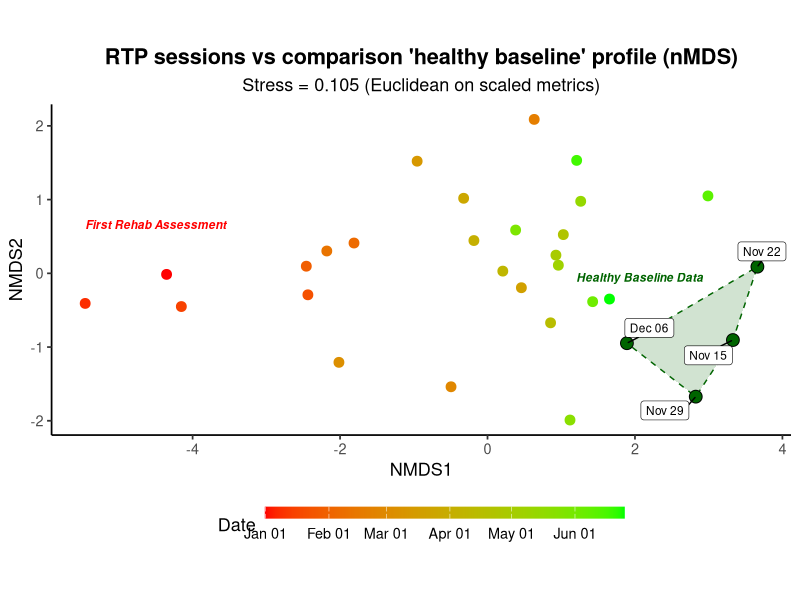
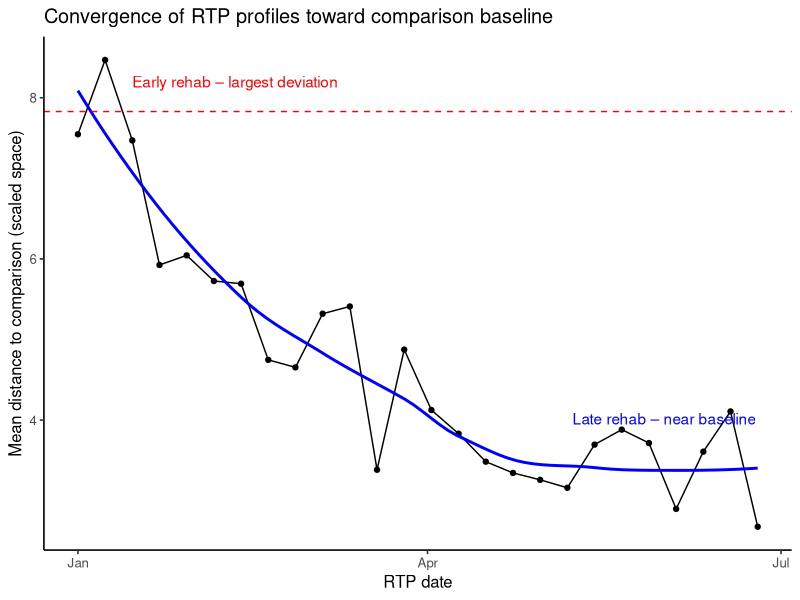
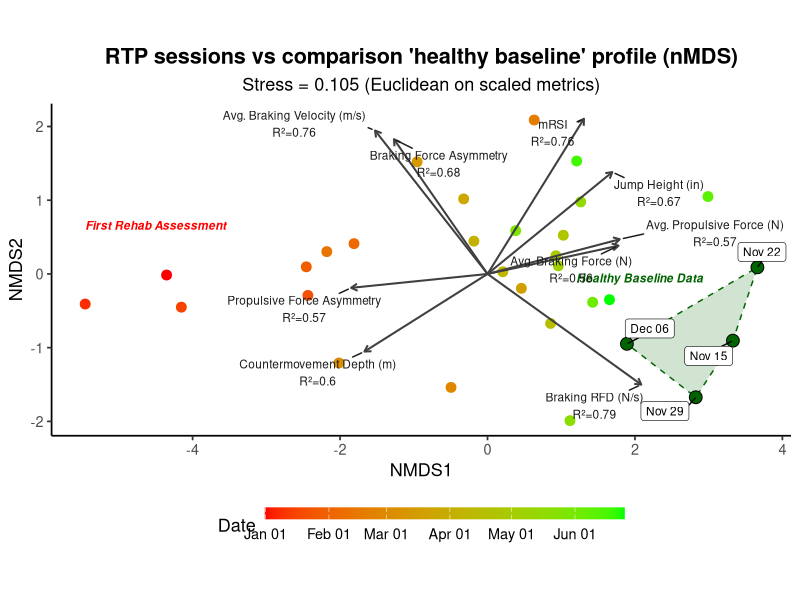

The R script that drew these images, in order:
## ---- chunk 1
knitr::opts_chunk$set(echo = TRUE)

# ---- Libraries ----
library(tidyverse)
library(lubridate)
library(vegan)        # metaMDS, envfit
library(ggrepel)
library(scales)

set.seed(123)

# ---- 0) Configuration / helpers ----

# Metrics of interest 
vars <- c(
  "Jump Height (in)", "mRSI", "Countermovement Depth (m)", 
  "Avg. Braking Velocity (m/s)", "Avg. Braking Force (N)", "Avg. Propulsive Force (N)", "Braking RFD (N/s)", "Braking Force Asymmetry", "Propulsive Force Asymmetry"
)

# Helper: safe parse D/M/Y or Y-M-D
parse_any_date <- function(x) lubridate::parse_date_time(x, orders = c("dmy","ymd")) %>% as.Date()

# Generic exponential approach-to-baseline with noise
# t = time in weeks from RTP start (0..~26), base = baseline mean,
# delta0 = starting offset from baseline at t=0 (positive or negative),
# hl = half-life (in weeks), sd = random noise sd (same unit as the metric)
decay_to_base <- function(t, base, delta0, hl, sd) {
  base + delta0 * (0.5)^(t / hl) + rnorm(length(t), 0, sd)
}

## ---- chunk 2

# ---- 1) Simulate comparison (pre-injury baseline) ----
athlete_id <- "Athlete A"

# Baseline "true" means and within-session SDs (ballpark/illustrative)
# Tune these if you want slightly different scales.
baseline <- tribble(
  ~metric,                            ~mean,   ~sd,
  "Jump Height (in)",                  22.0,    0.7,
  "mRSI",                               0.75,   0.05,
  "Countermovement Depth (m)",          0.30,   0.02,
  "Avg. Braking Velocity (m/s)",       -0.85,   0.06,
  "Avg. Braking Force (N)",          1900,     90,
  "Avg. Propulsive Force (N)",       2100,     95,
  "Braking RFD (N/s)",              12000,   1200,
  "Braking Force Asymmetry",            4.0,    1.5,   # % difference (L–R)
  "Propulsive Force Asymmetry",         3.0,    1.2
)

# 4 pre-injury comparison session
comp_dates <- seq(from = as.Date("2024-11-15"), by = "1 week", length.out = 4)

comp_all_clean <- map_dfr(comp_dates, function(d) {
  tibble(
    about = athlete_id,
    start_date = d
  ) %>%
    bind_cols(
      baseline %>%
        mutate(value = rnorm(n(), mean, sd)) %>%
        select(metric, value) %>%
        pivot_wider(names_from = metric, values_from = value)
    )
})
## ---- chunk 3

# ---- 2) Simulate RTP period (6 months) with different normalization speeds ----
# RTP weekly testing over ~26 weeks
rtp_dates <- seq(from = as.Date("2025-01-01"), by = "1 week", length.out = 26)
t_weeks   <- 0:(length(rtp_dates) - 1)

# Define starting deviations (delta0) and half-lives by metric
# EARLY normalizers: shorter half-lives (2.5–3 wks)
# LATE  normalizers: longer  half-lives (12–16 wks)

cfg <- tribble(
  ~metric,                           ~delta0, ~half_life_weeks, ~noise_sd,
  # Early (fast convergence)
  "Jump Height (in)",                  -3.0,        3,             0.7,
  "Avg. Propulsive Force (N)",        -350,         3,           105,
  
  # Late (slow convergence)
  "Avg. Braking Velocity (m/s)",        0.25,      12,            0.06,  
  "Countermovement Depth (m)",          0.06,      12,            0.02, 
  "Braking RFD (N/s)",               -7000,       12,          1200,    
  "Braking Force Asymmetry",            8.0,       16,            1.5,    
  
  # Moderate 
  "mRSI",                              -0.12,       6,            0.05,
  "Avg. Braking Force (N)",           -250,         6,           100,
  "Propulsive Force Asymmetry",         3.5,         8,            1.2
)


# Build RTP table by applying decay_to_base metric-by-metric
rtp_mat <- baseline %>%
  left_join(cfg, by = "metric") %>%
  mutate(
    # impose a soft floor so Braking Force Asymmetry ends a bit > baseline
    # via long half-lif
    lift_tail = if_else(metric == "Braking Force Asymmetry", 1.2, 0),  # ~+1.2% at end
    traj = pmap(
      list(mean, delta0, half_life_weeks, sd, lift_tail),
      function(m0, d0, hl, s, lt) {
        decay_to_base(t_weeks, base = m0, delta0 = d0, hl = hl, sd = s) +
          lt * (t_weeks / max(t_weeks))  # small linear tail-lift if applicable
      }
    )
  )

rtp_all_clean <- tibble(
  about = athlete_id,
  start_date = rtp_dates
)

for (i in seq_len(nrow(baseline))) {
  nm <- baseline$metric[i]
  rtp_all_clean[[nm]] <- rtp_mat$traj[[i]]
}

# Align names with objects
cmj_all_clean  <- rtp_all_clean
comp_all_clean <- comp_all_clean
## ---- chunk 4

# ---- 3) Analysis pipeline  ----

# 1) Numeric metrics of interest (already defined as 'vars')
# 2) Prep both data sets, tag kind
rtp <- cmj_all_clean %>%
  mutate(start_date = parse_any_date(start_date),
         kind = "RTP") %>%
  select(about, start_date, kind, all_of(vars))

comp <- comp_all_clean %>%
  mutate(start_date = parse_any_date(start_date),
         kind = "Comparison") %>%  # use "Game" later if desired
  select(about, start_date, kind, all_of(vars))

# 3) Combine, drop NA in vars, keep stable row id
df_an <- bind_rows(rtp, comp) %>%
  tidyr::drop_na(all_of(vars)) %>%
  mutate(.row_id = row_number()) %>%
  ungroup() %>%
  mutate(across(all_of(vars), ~ as.numeric(.)))  # ensure numeric

# 4) Scale metrics + distance + nMDS
X_scaled <- df_an %>%
  select(all_of(vars)) %>%
  scale() %>%
  as.matrix()

set.seed(123)
D <- dist(X_scaled, method = "euclidean")
nmds <- metaMDS(D, k = 2, trymax = 200, autotransform = FALSE)

# 5) nMDS scores aligned to df_an
scores_df <- as.data.frame(scores(nmds, display = "sites")) %>%
  bind_cols(df_an %>% select(about, start_date, kind, .row_id)) %>%
  mutate(start_date = as.Date(start_date))

# 6) Convex hull for comparison sessions (only if >= 3 points)
comp_pts  <- scores_df %>% filter(kind == "Comparison")
have_hull <- nrow(comp_pts) >= 3
if (have_hull) {
  hull_df <- comp_pts[ chull(comp_pts$NMDS1, comp_pts$NMDS2), ]
}
## ---- chunk 5

# 7) Plot (points only, centered title, real date legend)
# 7) Plot (points only, centered title, real date legend)
p <- ggplot(scores_df, aes(NMDS1, NMDS2)) +
  { if (have_hull)
    geom_polygon(data = hull_df, aes(NMDS1, NMDS2),
                 inherit.aes = FALSE,
                 fill = "darkgreen", alpha = 0.18, color = "darkgreen", linetype = "dashed") } +
  geom_point(data = comp_pts, aes(NMDS1, NMDS2),
             shape = 21, size = 4, fill = "darkgreen", color = "black") +
  geom_point(data = filter(scores_df, kind == "RTP"),
             aes(color = start_date), size = 3) +
  ggrepel::geom_label_repel(data = comp_pts,
                            aes(label = format(start_date, "%b %d")),
                            size = 3, fill = "white", label.size = 0.2,
                            min.segment.length = 0.1, seed = 1) +
  coord_equal() +
  scale_color_date(
    low = "red", high = "green",
    name = "Date", labels = date_format("%b %d"),
    breaks = pretty_breaks(n = 6)
  ) +
  guides(color = guide_colorbar(barwidth = 18, barheight = 0.6)) +
  theme_classic(base_size = 13) +
  theme(legend.position = "bottom",
        plot.title = element_text(hjust = 0.5, face = "bold"),
        plot.subtitle = element_text(hjust = 0.5)) +
  labs(title = "RTP sessions vs comparison 'healthy baseline' profile (nMDS)",
       subtitle = sprintf("Stress = %.3f (Euclidean on scaled metrics)", nmds$stress),
       x = "NMDS1", y = "NMDS2")

# Get NMDS coordinate ranges
x_range <- range(scores_df$NMDS1)
y_range <- range(scores_df$NMDS2)

# Compute adaptive offsets based on axis range
x_offset <- 0.1 * diff(x_range)   # horizontal shift (~10% of width)
y_offset <- 0.15 * diff(y_range)  # vertical shift (~15% of height)

# Far-left label (First Rehab Assessment)
label_left_x <- x_range[1] - 0.1 * diff(x_range) + x_offset
label_left_y <- mean(y_range) + y_offset

# Hull centroid (Healthy Baseline Data)
hull_center <- comp_pts %>%
  summarise(cx = mean(NMDS1), cy = mean(NMDS2)) %>%
  as.list()

label_hull_x <- hull_center$cx + x_offset / 2
label_hull_y <- hull_center$cy + y_offset


# Add to your ggplot
p <- p +
  annotate("text",
           x = label_left_x, y = label_left_y,
           label = "First Rehab Assessment",
           size = 3, fontface = "bold.italic",
           color = "red", hjust = 0) +
  annotate("text",
           x = hull_center$cx, y = hull_center$cy + 0.5,  # small vertical offset
           label = "Healthy Baseline Data",
           size = 3, fontface = "bold.italic",
           color = "darkgreen", hjust = 1, vjust = -2)

print(p)

## ---- chunk 6

# 8) Quantify similarity: distances from each RTP session to all Comparison sessions
dist_mat <- as.matrix(D)
rtp_idx  <- which(df_an$kind == "RTP")
comp_idx <- which(df_an$kind == "Comparison")

rtp_dist_tbl <- tibble(
  about      = df_an$about[rtp_idx],
  date       = df_an$start_date[rtp_idx],
  mean_dist_to_comp   = rowMeans(dist_mat[rtp_idx, comp_idx, drop = FALSE], na.rm = TRUE),
  median_dist_to_comp = apply(dist_mat[rtp_idx, comp_idx, drop = FALSE], 1, median, na.rm = TRUE),
  min_dist_to_comp    = apply(dist_mat[rtp_idx, comp_idx, drop = FALSE], 1, min,    na.rm = TRUE)
) %>%
  arrange(date)

# Optional overall summary
overall_dist_summary <- rtp_dist_tbl %>%
  summarise(
    mean_of_means   = mean(mean_dist_to_comp),
    median_of_means = median(mean_dist_to_comp),
    min_of_means    = min(mean_dist_to_comp),
    max_of_means    = max(mean_dist_to_comp)
  )

#rtp_dist_tbl
#overall_dist_summary

# Visual check of convergence over the 6 months
ggplot(rtp_dist_tbl, aes(date, mean_dist_to_comp)) +
  geom_line() + geom_point() +
  theme_classic(base_size = 12) +
  labs(title = "Convergence of RTP profiles toward comparison baseline",
       y = "Mean distance to comparison (scaled space)", x = "RTP date") +
  geom_smooth(method = "loess", se = FALSE, color = "blue") +
  geom_hline(yintercept = mean(rtp_dist_tbl$mean_dist_to_comp[1:3]),
             linetype = "dashed", color = "red") +
  annotate("text", x = as.Date("2025-01-15"), y = 8.2,
           label = "Early rehab – largest deviation", hjust = 0, color = "red") +
  annotate("text", x = as.Date("2025-06-01"), y = 3.2,
           label = "Late rehab – near baseline", hjust = 0.5, vjust = -5, color = "blue")

# 9) Which metrics drive separation? envfit vectors
fit <- envfit(nmds, df_an %>% select(all_of(vars)), permutations = 999)
vec_tbl <- as.data.frame(scores(fit, "vectors"))
vec_tbl$Variable <- rownames(vec_tbl)
vec_tbl$R2 <- fit$vectors$r
vec_tbl$P  <- fit$vectors$pvals
vec_tbl <- vec_tbl %>% select(Variable, NMDS1, NMDS2, R2, P) %>% arrange(P)
#vec_tbl

# ---- Overlay envfit vectors on the nMDS plot ----
xr <- range(scores_df$NMDS1); yr <- range(scores_df$NMDS2)
scale_fac <- 0.8 * min(diff(xr), diff(yr))

vec <- as.data.frame(scores(fit, "vectors"))
vec$Variable <- rownames(vec)
vec$R2  <- fit$vectors$r
vec$P   <- fit$vectors$pvals

# keep only significant variables for clarity
vec <- vec %>% filter(P <= 0.05)

vec$wNMDS1 <- vec$NMDS1 * scale_fac * sqrt(vec$R2)
vec$wNMDS2 <- vec$NMDS2 * scale_fac * sqrt(vec$R2)

## ---- chunk 7

p_envfit <- p +
  geom_segment(
    data = vec,
    aes(x = 0, y = 0, xend = wNMDS1, yend = wNMDS2),
    inherit.aes = FALSE,
    color = "grey25",
    linewidth = 0.7,
    arrow = grid::arrow(length = grid::unit(0.18, "cm"))
  ) +
  geom_text_repel(
    data = vec,
    aes(x = wNMDS1, y = wNMDS2, label = paste0(Variable, "\nR²=", round(R2, 2))),
    inherit.aes = FALSE,
    size = 3,
    color = "grey10",
    box.padding = 0.35,
    point.padding = 0.2,
    min.segment.length = 0,
    max.overlaps = Inf
  )

print(p_envfit)

